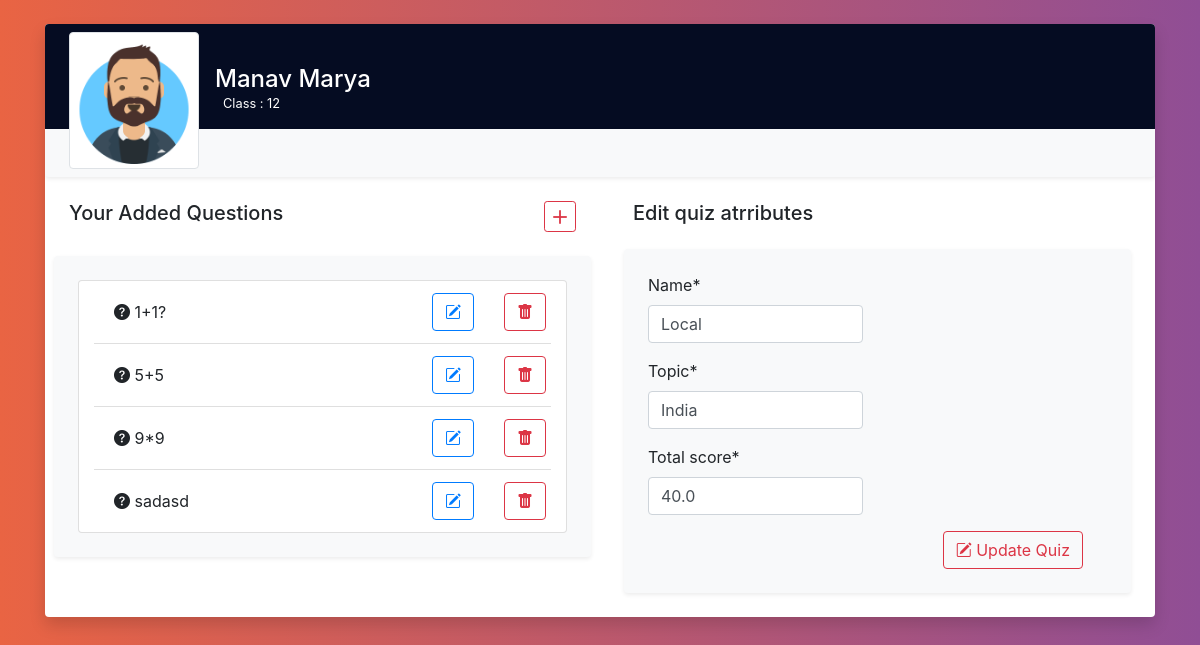
Page /quizes/50/edit (signed in) on the committed database.
### users/models.py (models this page shows, shortened)
class User(AbstractBaseUser, PermissionsMixin):
    name = models.CharField(max_length=100)
    email = models.EmailField(verbose_name="Email Address", max_length=255, unique=True)
    is_staff = models.BooleanField(default=False)
    is_superuser = models.BooleanField(default=False)
    class_name = models.IntegerField(null=True, validators=[MaxValueValidator(13, minmax_error), MinValueValidator(0, minmax_error)])
    teachers = models.ForeignKey(AUTH_USER_MODEL, on_delete=models.CASCADE, limit_choices_to={'is_staff': True}, null=True)
    objects = UserManager()
    USERNAME_FIELD = 'email'
    REQUIRED_FIELDS = ['name']

### questions/models.py (models this page shows, shortened)
class Question(models.Model):
    question_text = models.TextField(max_length=1000)
    quizes = models.ForeignKey(Quiz, on_delete=models.CASCADE, )

### quizes/models.py (models this page shows, shortened)
class Quiz(models.Model):
    name = models.CharField(max_length=100)
    topic = models.CharField(max_length=30)
    total_score = models.FloatField()
    creator = models.ForeignKey(AUTH_USER_MODEL, on_delete=models.CASCADE, limit_choices_to={'is_staff': True})
    date_added = models.DateField(auto_now_add=True)
    def get_questions(self):
        return self.question_set.all()

### quizes/views.py (the view)
# urls.py: path('quizes/<pk>/edit', update_quiz, name='update_quiz')
def update_quiz(request, pk):
    context = {}
    obj = get_object_or_404(Quiz, id=pk)
    quiz_form = NewQuizForm(request.POST or None, instance=obj)
    if quiz_form.is_valid():
        quiz_form.save(request)
    context["quiz_form"] = quiz_form
    context["quiz"] = obj
    return render(request, "update_quiz.html", context)

### quizes/forms.py (shortened to what this page needs)
class NewQuizForm(forms.ModelForm):
    class Meta:
        model = Quiz
        exclude = ['creator', 'date_added']

### quizes/templates/update_quiz.html (shortened to what this page needs)
{% extends "base.html" %}
{% load static %}
{% load crispy_forms_tags %}
{% block header %}
        {% if user.is_authenticated %}
            <div class="container-fluid">
                <div class="media align-items-end profile-head row cover px-4 pt-2">
                    <div class="profile mr-3 mb-n5"><img src="{% static 'images/avatar_teach_m.png' %}" alt="..." width="130" class="rounded mb-2 img-thumbnail"></div>
                    <div class="media-body mb-0 text-white">
                        <h4 class="mt-0 mb-0">{{ user.name }}</h4>
                        <p class="small"> Class : {{ user.class_name }} </p>
                    </div>
                </div>
                <div class="p-4 rounded shadow-sm bg-light row">
                </div>
            </div>
        {% endif %}
{% endblock %}
{% block content %}
{% if user.is_authenticated %}
           <div class="container-fluid">
             <div class="row">
                <div class="col-md-6 col-xs-12 p-4">
                    <div class="row mb-4">
                    <div class="col-md-6 col-xs-12">
                        <h5 class="mb-0 d-inline">Your Added Questions</h5>
                    </div>
                    <div class="col-md-6 col-xs-12">
                        <form id="add_question">
                        <button type="submit" class="btn btn-outline-danger float-right btn-sm" data-toggle="modal" data-target="#myModal"><i class="bi-plus-lg"></i> </button>
                        </form>
                    </div>
                    </div>
                <div class="p-4 rounded shadow-sm bg-light row">
                    <div class="card col-xs=12 col-md-12">
                    <ul class="list-group list-group-flush">
                    {% for question in quiz.get_questions %}
                        <li class="list-group-item holder">
                        <div class="row align-items-center">
                            <div class="col-md-6 col-xs-6 question_holder">
                            <i class="bi-question-circle-fill"></i> {{ question.question_text }}
                            </div>
                            <div class="col-md=6 col-xs-6 row ml-auto">
                                <div class="col-md-6 col-xs-6">
                                <form class="edit_question" action="/questions/{{ question.pk }}/edit" method="get">
                                    <button type="submit" class="btn btn-outline-primary" data-toggle="modal" data-target="#myModal"><i class="bi-pencil-square"></i></button>
                                </form>
                                </div>
                                <div class="col-md-6 col-xs-6">
                                <form class="delete_question">
                                    <button type="submit" class="btn btn-outline-danger"><i class="bi-trash-fill"></i></button>
                                </form>
                                </div>
                            </div>
                        </div>
                        </li>
                    {% endfor %}
                    </ul>
                    </div>
                </div>
                </div>
                <div class="col-md-6 col-xs-12 p-4">
                <div class="row mb-4 pl-4">
                    <h5 class="mb-0">Edit quiz atrributes</h5>
                </div>
                <form method="post" class="p-4 rounded shadow-sm bg-light">
                {% for field in quiz_form %}
                    <div class="row">
			            <div class="col-6">
    	                {{ field|as_crispy_field }}
      		            </div>
		            </div>
                {% endfor %}
                <div>
                <div class="d-flex justify-content-end">
                    <div>
                <button type="submit" class="btn btn-outline-danger mr-4"><i class="bi-pencil-square"></i> Update Quiz</button>
                    </div>
                </div>
                </div>
                </form>
                </div>
            </div>
            </div>
           </div>
{% endif %}
{% endblock content %}

### static/style.css (style rules this page uses)
.cover { background: rgb(5,12,34); background-size: cover; background-repeat: no-repeat }
body { background: #654ea3; background: linear-gradient(to right, #e96443, #904e95); min-height: 100vh; overflow-x: hidden }

### rows in the picture
User: name "Manav Marya", class_name "12"
Question: question_text "1+1?"
Question: question_text "5+5"
Question: question_text "9*9"
Question: question_text "sadasd"
Quiz: quiz_form "Local" "India" "40.0"
